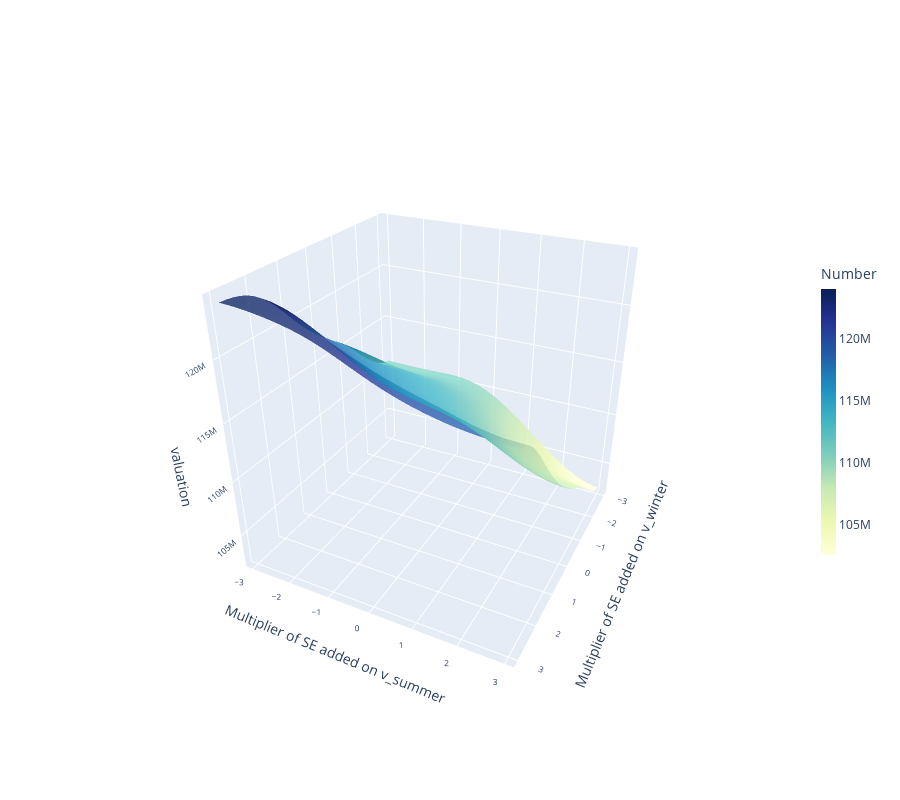

The notebook cell this image was saved under:
### Code cell
fig_test_s_m2.show()

### Figure 1 — Plotly figure (JSON) as saved in the notebook; plotly's stock layout.template omitted (floating-point values rounded to 4 significant figures; data arrays with more than 128 entries replaced by an {"elided": "..."} marker saying what was removed)
{"data": [{"colorbar": {"len": 0.5, "thickness": 15, "title": {"text": "Number"}}, "colorscale": [[0, "rgb(255,255,217)"], [0.125, "rgb(237,248,177)"], [0.25, "rgb(199,233,180)"], [0.375, "rgb(127,205,187)"], [0.5, "rgb(65,182,196)"], [0.625, "rgb(29,145,192)"], [0.75, "rgb(34,94,168)"], [0.875, "rgb(37,52,148)"], [1, "rgb(8,29,88)"]], "opacity": 0.8, "type": "surface", "x": [3.0, 2.8, 2.6, 2.4, 2.2, 2.0, 1.8, 1.6, 1.4, 1.2, 1.0, 0.8, 0.6, 0.4, 0.2, 2.665e-15, -0.2, -0.4, -0.6, -0.8, -1.0, -1.2, -1.4, -1.6, -1.8, -2.0, -2.2, -2.4, -2.6, -2.8, -3], "y": [-3, -2.8, -2.6, -2.4, -2.2, -2.0, -1.8, -1.6, -1.4, -1.2, -1.0, -0.8, -0.6, -0.4, -0.2, 2.665e-15, 0.2, 0.4, 0.6, 0.8, 1.0, 1.2, 1.4, 1.6, 1.8, 2.0, 2.2, 2.4, 2.6, 2.8, 3.0], "z": {"elided": "31x31 float values"}}], "layout": {"autosize": true, "height": 800, "scene": {"aspectmode": "cube", "camera": {"eye": {"x": 2, "y": 1, "z": 1.25}}, "xaxis": {"tickfont": {"size": 10}, "title": {"text": "Multiplier of SE added on v_winter"}, "type": "linear"}, "yaxis": {"tickangle": 1, "tickfont": {"size": 10}, "title": {"text": "Multiplier of SE added on v_summer"}}, "zaxis": {"tickfont": {"size": 10}, "title": {"text": "valuation"}}}}}
